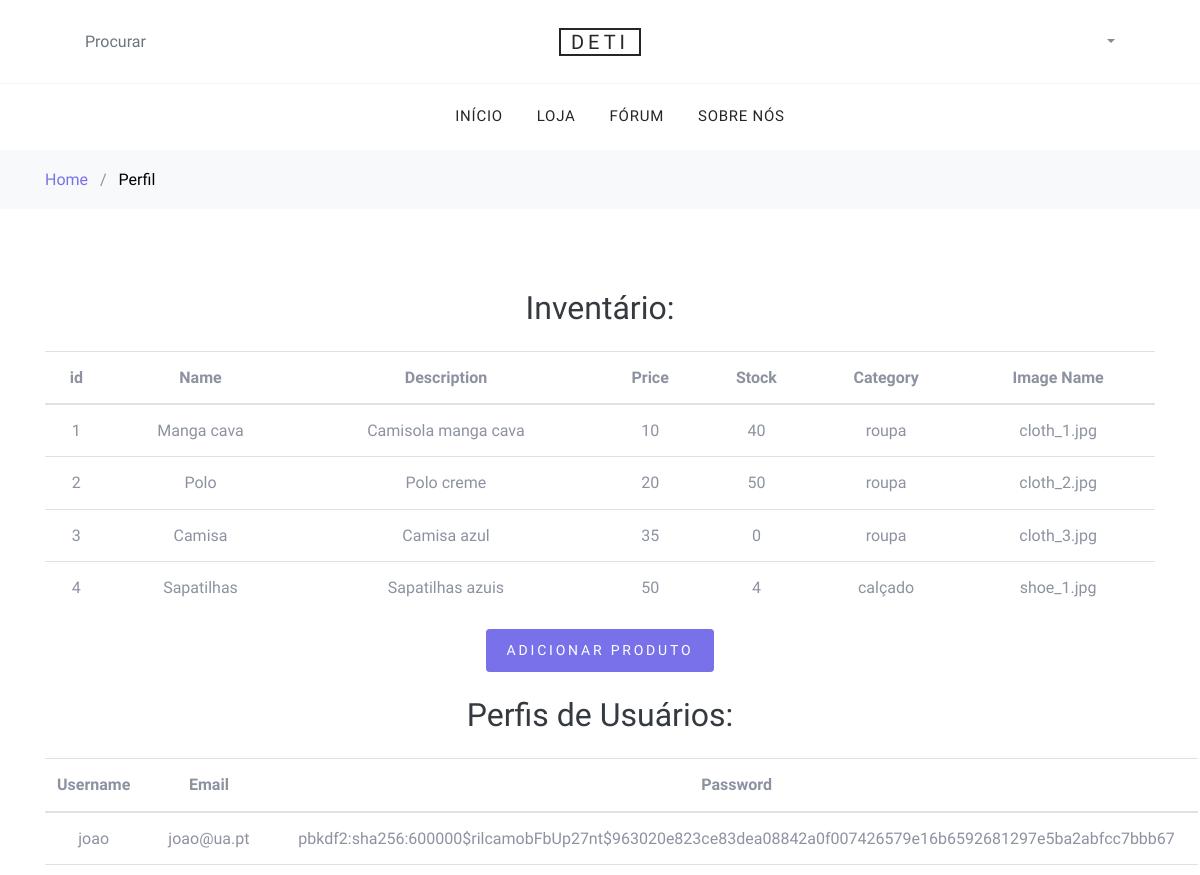
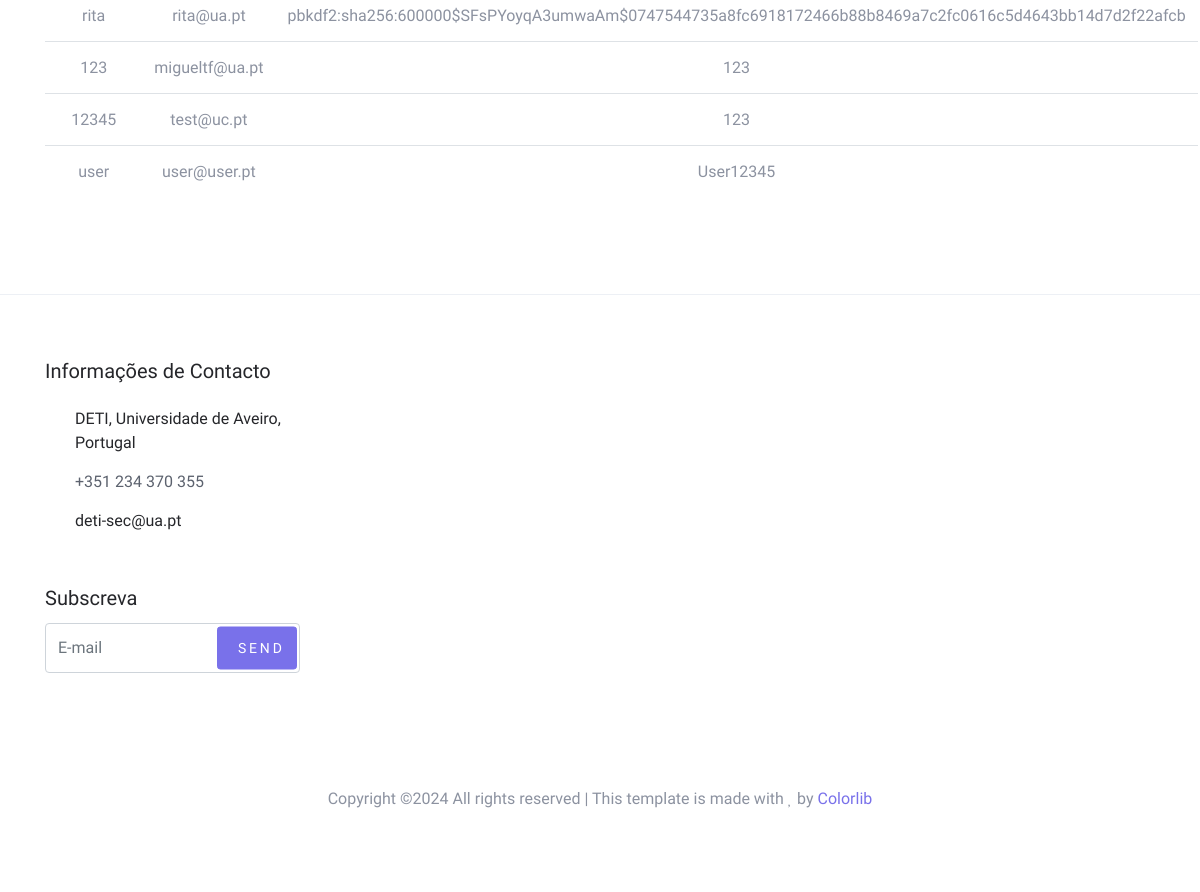
Screenshot of /user_profiles (signed in) with the database file from the repository (2 pictures, top to bottom).
### tables this page shows
CREATE TABLE products (id integer primary key, name text, description text, price integer, stock integer, category text, product_image text);

CREATE TABLE users (id integer primary key, username text, email text, password text, is_admin integer default 0);

### app_sec.py (the view)
@app.route("/user_profiles", methods=["GET", "POST"])
def user_profiles():
    if request.method == "POST":
        name = request.form["name"]
        description = request.form["description"]
        price = request.form["price"]
        stock = request.form["stock"]
        category = request.form["category"]
        file = request.files['image']
        print(name, description, price, stock, category)
        if file.filename == '':
            flash('No selected file')
            return redirect(request.url)
        if file and allowed_file(file.filename): # TODO for app_sec: not safe per the docs!!  allowed_file(file.filename) should be used. check: https://flask.palletsprojects.com/en/1.1.x/patterns/fileuploads/
            filename = name + '.' + file.filename.split(".")[1]
            db = DatabaseWrappers()
            new_filename = db.insert_product(name, description, price, stock, category, filename)
            file.save(os.path.join(app.config['UPLOAD_FOLDER'], new_filename))
            return redirect(url_for('user_profiles'))
        return redirect(url_for('user_profiles', fail=True))
    elif request.method == "GET":
        if "user_id" not in session:
            return redirect(url_for("login"))
        db = DatabaseWrappers()
        user_id = session["user_id"]
        user = db.get_user_by_id(user_id)
        if user_id == 1:
            all_profiles = db.get_all_profiles()
            print(f"{all_profiles = }")
            items = db.get_products()
            return render_template("user_profiles.html", user_id=user_id, all_profiles=all_profiles, items=items)
        else:
            print(user)
            return render_template("user_profiles.html", user=user)

### dbwrappers.py (called while the page is built)
    def fetch_json(self):
        colname = [ d[0] for d in self.cursor.description ]
        result_list = [ dict(zip(colname, r)) for r in self.cursor.fetchall() ]
        return result_list

    def get_user_by_id(self, user_id):
        self.cursor.execute("SELECT * FROM users WHERE id = ?", (user_id,))
        user_data = self.cursor.fetchone()
        if user_data:
            user_dict = {
                'id': user_data[0],
                'username': user_data[1],
                'email': user_data[2],
                'password': user_data[3]
            }
            return user_dict
        else:
            return None

    def get_all_profiles(self):
        query = "SELECT * FROM users"
        self.cursor.execute(query)
        all_profiles = self.fetch_json()
        return all_profiles

### templates/user_profiles.html (shortened to what this page needs)
{% extends 'base.html' %}
{% block content %}
  <div class="bg-light py-3">
      <div class="container">
        <div class="row">
          <div class="col-md-12 mb-0"><a href="/">Home</a> <span class="mx-2 mb-0">/</span> <strong class="text-black">Perfil</strong></div>
        </div>
      </div>
    </div>
  <div class="site-section">
    <div class="container">
      <div class="row">
        <div class="col-md-12 text-center">
          {% if user_id == 1 %}
            <h2 class="text-dark">Inventário:</h2>
            <table class="table mt-4">
              <thead>
                <tr>
                  <th scope="col">id</th>
                  <th scope="col">Name</th>
                  <th scope="col">Description</th>
                  <th scope="col">Price</th>
                  <th scope="col">Stock</th>
                  <th scope="col">Category</th>
                  <th scope="col">Image Name</th>
                </tr>
              </thead>
              <tbody>
                {% for item in items %}
                  <tr>
                    <td>{{ item.id }}</td>
                    <td>{{ item.name }}</td>
                    <td>{{ item.description }}</td>
                    <td>{{ item.price }}</td>
                    <td>{{ item.stock }}</td>
                    <td>{{ item.category }}</td>
                    <td>{{ item.product_image }}</td>
                  </tr>
                {% endfor %}
              </tbody>
            </table>
            <button type="button" class="btn btn-sm btn-primary" data-toggle="modal" data-target="#exampleModal">
              Adicionar Produto
            </button>
            <h2 class="text-dark mt-4">Perfis de Usuários:</h2>
            <table class="table mt-4">
              <thead>
                <tr>
                  <th scope="col">Username</th>
                  <th scope="col">Email</th>
                  <th scope="col">Password</th>
                </tr>
              </thead>
              <tbody>
                {% for profile in all_profiles %}
                  {% if profile.id != 1 %}
                    <tr>
                      <td>{{ profile.username }}</td>
                      <td>{{ profile.email }}</td>
                      <td>{{ profile.password }}</td>
                    </tr>
                  {% endif %}
                {% endfor %}
              </tbody>
            </table>
          {% endif %}
        </div>
      </div>
    </div>
  </div>
{% endblock %}

### static/css/style.css (style rules this page uses)
body { line-height: 1.7; color: #8c92a0; font-weight: 300; font-size: 16px; }
a { -webkit-transition: .3s all ease; -o-transition: .3s all ease; transition: .3s all ease; }
.text-black { color: #000; }
.btn { text-transform: uppercase; position: relative; -webkit-transition: 0.2s all ease-in-out !important; -o-transition: 0.2s all ease-in-out !important; transition: 0.2s all ease-in-out !important; top: 0; letter-spacing: .05em; }
.btn.btn-sm { font-size: 14px !important; padding: 10px 20px !important; }
.btn.btn-primary { font-size: 17px; font-weight: 300; letter-spacing: .2em; }
.site-section { padding: 2.5em 0; }
@media (min-width: 768px) { .site-section { padding: 5em 0; } }

### rows the page displays
products: id "1", name "Manga cava", description "Camisola manga cava", price "10", stock "40", category "roupa", product_image "cloth_1.jpg"
products: id "2", name "Polo", description "Polo creme", price "20", stock "50", category "roupa", product_image "cloth_2.jpg"
products: id "3", name "Camisa", description "Camisa azul", price "35", stock "0", category "roupa", product_image "cloth_3.jpg"
products: id "4", name "Sapatilhas", description "Sapatilhas azuis", price "50", stock "4", category "calçado", product_image "shoe_1.jpg"
users: username "joao", email "joao@ua.pt", password "pbkdf2:sha256:600000$rilcamobFbUp27nt$963020e823ce83dea08842a0f007426579e16b6592681297e5ba2abfcc7bbb67"
users: username "rita", email "rita@ua.pt", password "pbkdf2:sha256:600000$SFsPYoyqA3umwaAm$0747544735a8fc6918172466b88b8469a7c2fc0616c5d4643bb14d7d2f22afcb"
users: username "123", email "migueltf@ua.pt", password "123"
users: username "12345", email "test@uc.pt", password "123"
users: username "user", email "user@user.pt", password "User12345"
